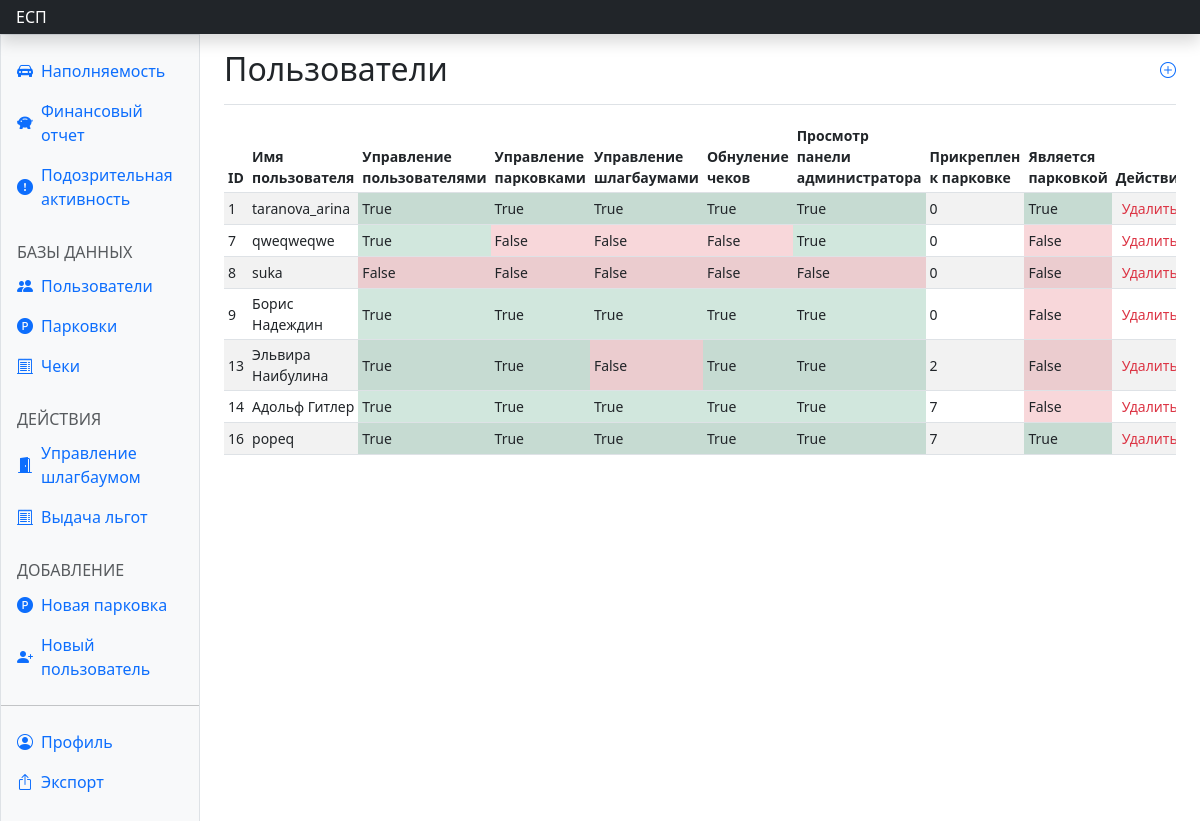
/dash_users/ (signed in), run on an earlier commit of the app's database.
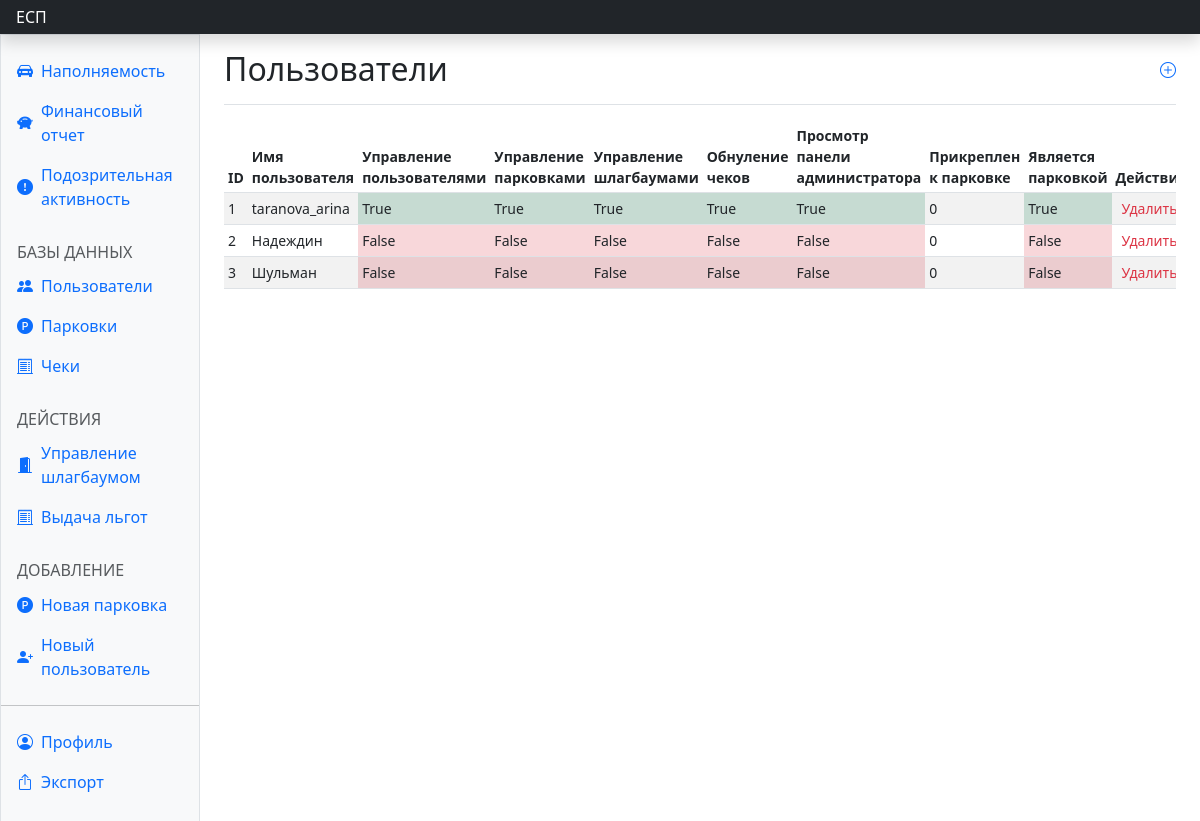
And on a later commit of the database.
### parkingapp/models.py (models this page shows, shortened)
class User(AbstractUser):
    card_num = models.PositiveBigIntegerField(default=1111)
    username = models.CharField(max_length=20, unique=True)
    password1 = models.CharField(max_length=200, default=" ")
    password2 = models.CharField(max_length=200, default=" ")
    phone_number = models.CharField(max_length=16, default=" ")
    park_id = models.IntegerField(default=0)
    car_num = models.CharField(max_length=12, default='')
    user_control = models.BooleanField(default=False)
    parking_control = models.BooleanField(default=False)
    barrier_control = models.BooleanField(default=False)
    coupon_control = models.BooleanField(default=False)
    admin_view = models.BooleanField(default=False)
    parking_lot_view = models.BooleanField(default=False)

### parkingapp/views.py (the view)
# urls.py: path('dash_users/', views.dash_users, name='dash_users'),
@login_required(redirect_field_name=None)
def dash_users(request):
    if not request.user.user_control:
        return redirect(reverse('parkingapp:dont_have_access'))
    if request.method == 'POST':
        value = request.POST.get('delete')
        user = User.objects.get(pk=value)
        user.delete()
    users = User.objects.all()
    context = {
        'title': '',
        'users': list(users),
    }
    return render(request, 'dash_users.html', context)

### parkingapp/templates/dash_users.html (shortened to what this page needs)
{% extends 'dash_base.html' %}
{% block content %}
<main class="col-md-9 ms-sm-auto col-lg-10 px-md-4">
  <div class="d-flex justify-content-between flex-wrap flex-md-nowrap align-items-center pt-3 pb-2 mb-3 border-bottom">
    <h1 class="h2">Пользователи</h1>
    <a href="{% url 'parkingapp:signadmin' %}" class="text-decoration-none mb-2"><i class="bi bi-plus-circle"></i></a>
  </div>
  <div class="table-responsive small">
    <table class="table table-striped table-sm">
      <thead>
        <tr>
          <th scope="col">ID</th>
          <th scope="col">Имя пользователя</th>
          <th scope="col">Управление пользователями</th>
          <th scope="col">Управление парковками</th>
          <th scope="col">Управление шлагбаумами</th>
          <th scope="col">Обнуление чеков</th>
          <th scope="col">Просмотр панели администратора</th>
          <th scope="col">Прикреплен к парковке</th>
          <th scope="col">Является парковкой</th>
          <th scope="col">Действие</th>
        </tr>
      </thead>
      <tbody class="align-middle">
        {% for el in users %}
        <tr>
          <td>{{ el.pk }}</td>
          <td>{{ el.username }}</td>
          <td class="{% if el.user_control %} bg-success-subtle {% else %} bg-danger-subtle {% endif %}">
            {{ el.user_control }}</td>
          <td class="{% if el.parking_control %} bg-success-subtle {% else %} bg-danger-subtle {% endif %}">
            {{ el.parking_control }}</td>
          <td class="{% if el.barrier_control %} bg-success-subtle {% else %} bg-danger-subtle {% endif %}">
            {{ el.barrier_control }}</td>
          <td class="{% if el.coupon_control %} bg-success-subtle {% else %} bg-danger-subtle {% endif %}">
            {{ el.coupon_control }}</td>
          <td class="{% if el.admin_view %} bg-success-subtle {% else %} bg-danger-subtle {% endif %}">
            {{ el.admin_view }}</td>
          <td>{{ el.park_id }}</td>
          <td class="{% if el.parking_lot_view %} bg-success-subtle {% else %} bg-danger-subtle {% endif %}">
            {{ el.parking_lot_view }}</td>
          <td><button class="text-danger" type="button" data-bs-whatever="{{el.pk}}" data-bs-toggle="modal"
              data-bs-target="#exampleModal" style="border: none; background: none;">Удалить</button></td>
        </tr>
        {% endfor %}
      </tbody>
    </table>
  </div>
</main>
{% endblock %}

What changed in the data, as far as the page shows it:
removed User: pk "7", username "qweqweqwe", user_control "True", parking_control "False", barrier_control "False", coupon_control "False", admin_view "True", park_id "0", parking_lot_view "False"
removed User: pk "8", username "suka", user_control "False", parking_control "False", barrier_control "False", coupon_control "False", admin_view "False", park_id "0", parking_lot_view "False"
removed User: pk "9", username "Борис Надеждин", user_control "True", parking_control "True", barrier_control "True", coupon_control "True", admin_view "True", park_id "0", parking_lot_view "False"
removed User: pk "13", username "Эльвира Наибулина", user_control "True", parking_control "True", barrier_control "False", coupon_control "True", admin_view "True", park_id "2", parking_lot_view "False"
removed User: pk "14", username "Адольф Гитлер", user_control "True", parking_control "True", barrier_control "True", coupon_control "True", admin_view "True", park_id "7", parking_lot_view "False"
removed User: pk "16", username "popeq", user_control "True", parking_control "True", barrier_control "True", coupon_control "True", admin_view "True", park_id "7", parking_lot_view "True"
added User: pk "2", username "Надеждин", user_control "False", parking_control "False", barrier_control "False", coupon_control "False", admin_view "False", park_id "0", parking_lot_view "False"
added User: pk "3", username "Шульман", user_control "False", parking_control "False", barrier_control "False", coupon_control "False", admin_view "False", park_id "0", parking_lot_view "False"
